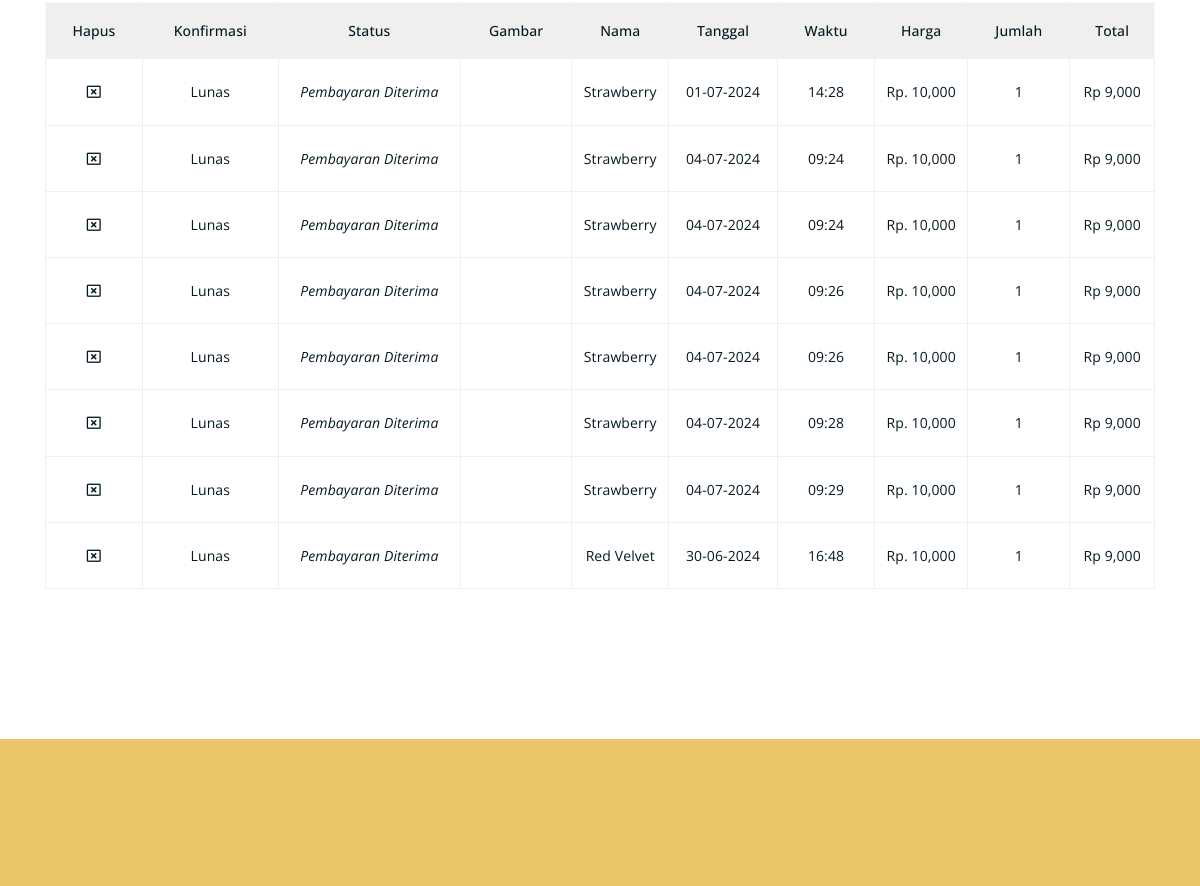
/riwayat-transaksi.php (signed in, middle part), run on an earlier commit of the app's database.
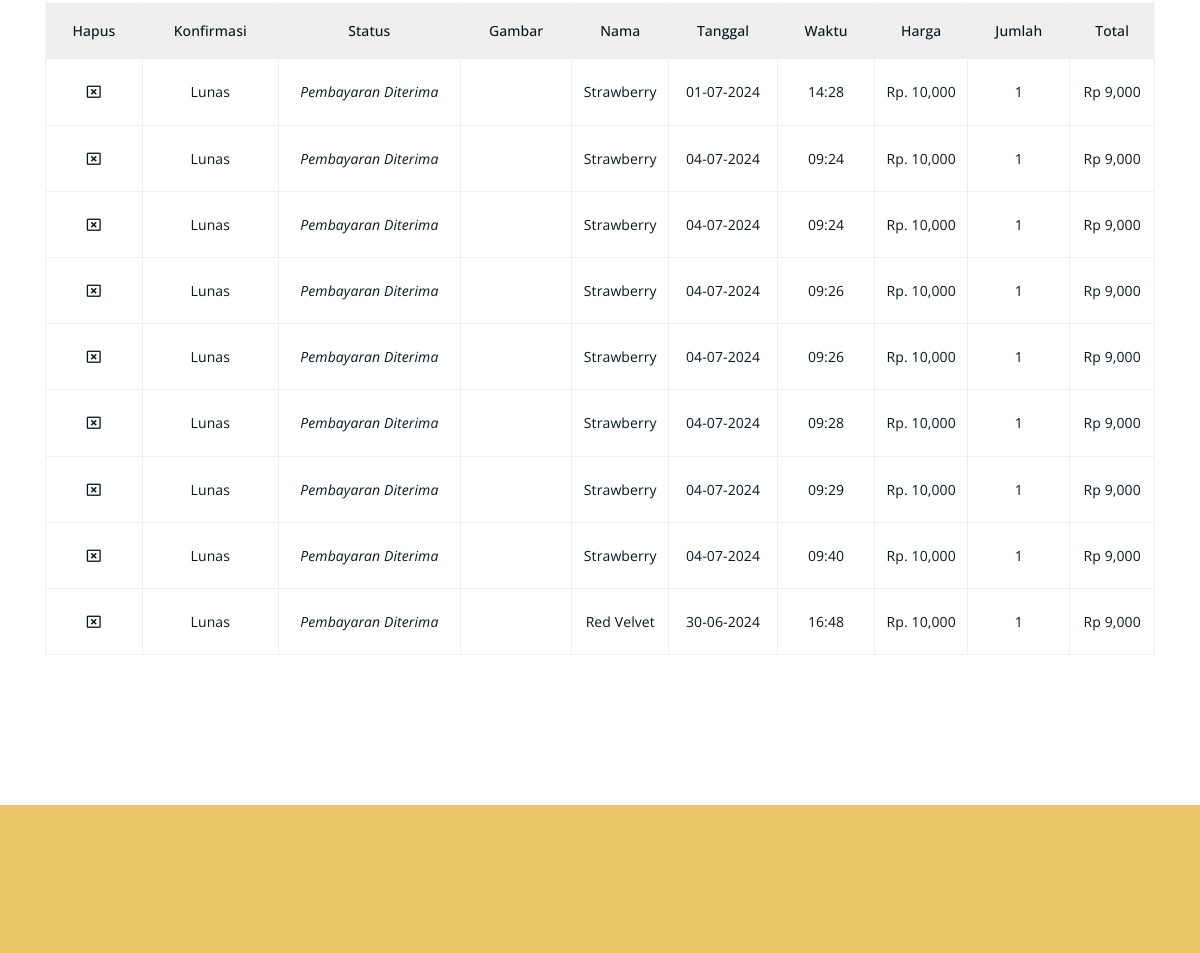
And on a later commit of the database.
### tables this page shows
CREATE TABLE `keranjang` (
  `id_keranjang` int(11) NOT NULL,
  `id_produk` varchar(11) NOT NULL,
  `id_user` int(11) NOT NULL,
  `jumlah` int(11) NOT NULL,
  `total` int(55) NOT NULL,
  `riwayat` varchar(55) NOT NULL,
  `tanggal` varchar(55) NOT NULL,
  `waktu` varchar(55) NOT NULL,
  `bukti_transfer` varchar(55) NOT NULL
);

CREATE TABLE `produk` (
  `id` int(11) NOT NULL,
  `id_produk` varchar(11) NOT NULL,
  `nama_produk` varchar(55) NOT NULL,
  `gambar` varchar(55) NOT NULL,
  `harga` varchar(55) NOT NULL,
  `stok_produk` varchar(11) NOT NULL,
  `deskripsi` varchar(1000) NOT NULL
);

### riwayat-transaksi.php (the view, shortened to what this page needs)
<?php
include("./app/database/db.php");
$id_user = $_SESSION["user"]['id_user'];
$produk = mysqli_query($conn, "SELECT * FROM keranjang LEFT JOIN produk ON keranjang.id_produk = produk.id_produk LEFT JOIN promosi ON produk.id_produk = promosi.id_produk WHERE keranjang.id_user = $id_user AND keranjang.riwayat = 'menunggu pembayaran' OR keranjang.id_user = $id_user AND keranjang.riwayat = 'sudah bayar' OR keranjang.id_user = $id_user AND keranjang.riwayat = 'Pembayaran Diterima' OR keranjang.id_user = $id_user AND keranjang.riwayat = 'Bukti Transfer Ditolak'");
?>
<!DOCTYPE html>
<html lang="en">
<head>
	<link rel="stylesheet" href="assets/css/all.min.css">
	<link rel="stylesheet" href="assets/bootstrap/css/bootstrap.min.css">
	<link rel="stylesheet" href="assets/css/owl.carousel.css">
	<link rel="stylesheet" href="assets/css/magnific-popup.css">
	<link rel="stylesheet" href="assets/css/animate.css">
	<link rel="stylesheet" href="assets/css/meanmenu.min.css">
	<link rel="stylesheet" href="assets/css/main.css">
	<link rel="stylesheet" href="assets/css/responsive.css">
</head>
<body>
	<div class="cart-section mt-150 mb-150">
		<div class="container">
		<form action="" method="POST">
			<div class="row">
				<div class="col-lg-12 col-md-12">
					<div class="cart-table-wrap">
						<table class="cart-table">
							<thead class="cart-table-head">
								<tr class="table-head-row">
									<th class="product-image">Hapus</th>
									<th class="product-image">Konfirmasi</th>
									<th class="product-image">Status</th>
									<th class="product-image">Gambar</th>
									<th class="product-name">Nama</th>
									<th class="product-quantity">Tanggal</th>
									<th class="product-quantity">Waktu</th>
									<th class="product-price">Harga</th>
									<th class="product-quantity">Jumlah</th>
									<th class="product-total">Total</th>
								</tr>
							</thead>
							<tbody>
								<?php while($p = mysqli_fetch_array($produk)) { ?>
								<tr class="table-body-row">
									<td class="product-remove"><a href="delete.php?id_keranjang_transaksi=<?= $p['id_keranjang'] ?>"><i class="far fa-window-close"></i></a></td>
									<?php
										if($p['riwayat'] == 'menunggu pembayaran'){
									?>
										<td><a  class="cart-btn btn btn-sm" href="upload-bukti.php?id_keranjang=<?= $p['id_keranjang'] ?>"><i class="fas fa-money-bill-wave"></i> Upload</a></td>
									<?php }if($p['riwayat'] == 'sudah bayar'){?>
										<td>Menunggu</td>
										<?php }if($p['riwayat'] == 'Pembayaran Diterima'){ ?>
										<td>Lunas</td>
									<?php }if($p['riwayat'] == 'Bukti Transfer Ditolak'){ ?>
										<td>Ditolak</td>
										<?php } ?>
									<td class="product-name"><i><?= $p['riwayat'] ?></i></td>
									<td class="product-image"><img src="./app/admin/foto/<?= $p['gambar'] ?>" alt=""></td>
									<td class="product-name"><?= $p['nama_produk'] ?><input type="hidden" name="produk" value="<?= $p['nama_produk'] ?>"></td>
									<td class="product-name"><?= $p['tanggal'] ?></td>
									<td class="product-name"><?= $p['waktu'] ?></td>
									<td class="product-price">Rp. <?php echo number_format($p['harga']) ?></td>
									<td class="product-quantity"><?php echo $p['jumlah'] ?><input type="hidden" name="jumlah" value="<?php echo $p['jumlah'] ?>"></td>
									<td class="product-total">Rp <?php echo number_format($p['total']) ?></td>
								</tr>
								<?php } ?>
							</tbody>
						</table>
					</div>
				</div>
			</div>
		</form>
		</div>
	</div>
	<?php include('./include/footer.php') ?>
</body>
</html>

What changed in the data, as far as the page shows it:
added keranjang: shows "Lunas", riwayat "Pembayaran Diterima", produk.nama_produk "Strawberry", tanggal "04-07-2024", waktu "09:40", produk.harga "10,000", jumlah "1", total "9,000"
